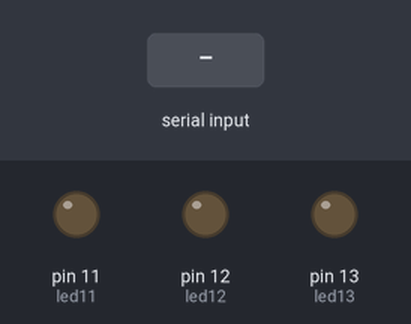
A sketch run on a simulated Arduino Uno, built with avr-gcc and run on an emulated ATmega328P. Shown: output pins drawn as LEDs (lit = HIGH). Inputs (shaded band) come from the test bench. What the sketch prints to the serial monitor is not drawn.

Above: at 1.2 s.
1.3 s: "r" received over Serial
At 2.2 s:
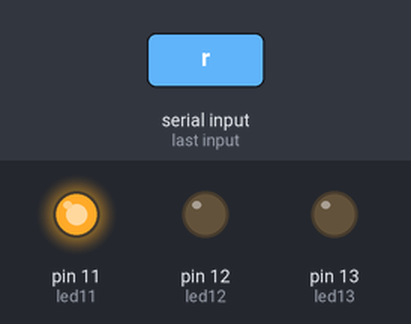
2.8 s: "y" received over Serial
At 3.3 s:
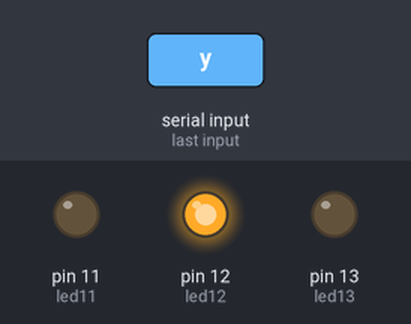
4.3 s: "g" received over Serial
At 5.5 s:
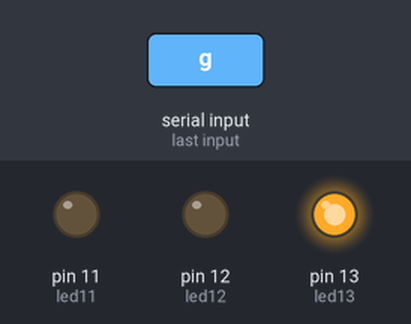
5.8 s: "1" received over Serial
At 6.8 s:
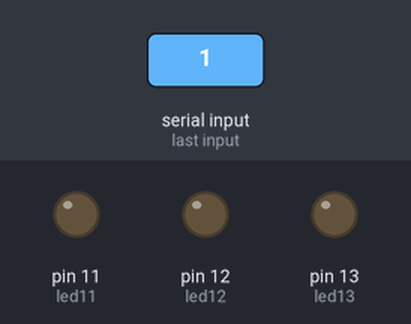
Timing chart, 0 to 8.3 s (numbered marks = the images above; inputs shaded):
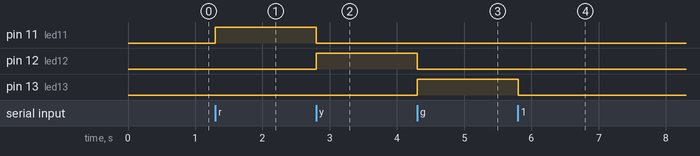

Measured:
- after the input at 1.3 s, pin 11 (led11): LOW → HIGH at once
- after the input at 2.8 s, pin 11 (led11): HIGH → LOW at once; pin 12 (led12): LOW → HIGH at once
- after the input at 4.3 s, pin 12 (led12): HIGH → LOW at once; pin 13 (led13): LOW → HIGH at once
- after the input at 5.8 s, pin 13 (led13): HIGH → LOW at once

The sketch:

ders_7_klavyeden_led_kontrol.ino
```cpp
// Ders 7 - Klavyeden LED Kontrol
// Seri ekrandan gelen harfe gore LED yakar.
// ROBOMER kartta LED'ler 11, 12 ve 13 numarali pinlerdedir.

int led11 = 11;
int led12 = 12;
int led13 = 13;

void setup() {
  Serial.begin(9600);

  pinMode(led11, OUTPUT);
  pinMode(led12, OUTPUT);
  pinMode(led13, OUTPUT);

  Serial.println("r, y, g veya s harfi gonderin.");
}

void loop() {
  if (Serial.available() > 0) {
    char komut = Serial.read();

    digitalWrite(led11, LOW);
    digitalWrite(led12, LOW);
    digitalWrite(led13, LOW);

    if (komut == 'r') {
      digitalWrite(led11, HIGH);
    } else if (komut == 'y') {
      digitalWrite(led12, HIGH);
    } else if (komut == 'g') {
      digitalWrite(led13, HIGH);
    } else if (komut == 's') {
      Serial.println("Tum LED'ler kapandi.");
    }
  }
}
```
